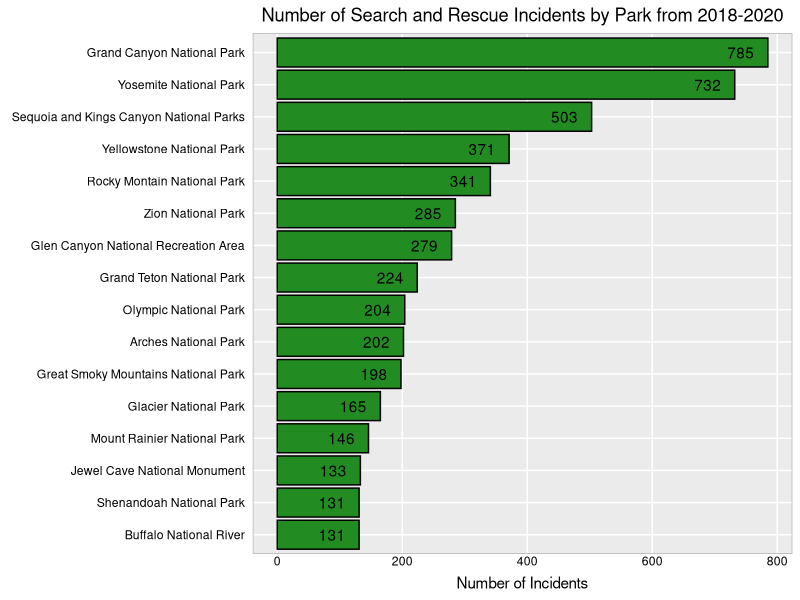

The R source for this figure:
## ---- chunk 1
library(tidyverse)
library(ggplot2)

hw <- theme_gray()+ theme(
  plot.title=element_text(hjust=0.5),
  plot.subtitle=element_text(hjust=0.5),
  plot.caption=element_text(hjust=-.5),
  
  strip.text.y = element_blank(),
  strip.background=element_rect(fill=rgb(.9,.95,1),
                                colour=gray(.5), linewidth =.2),
  
  panel.border=element_rect(fill=FALSE,colour=gray(.70)),
  panel.grid.minor.y = element_blank(),
  panel.grid.minor.x = element_blank(),
  panel.spacing.x = unit(0.10,"cm"),
  panel.spacing.y = unit(0.05,"cm"),
  
  # axis.ticks.y= element_blank()
  axis.ticks=element_blank(),
  axis.text=element_text(colour="black"),
  axis.text.y=element_text(margin=margin(0,3,0,3)),
  axis.text.x=element_text(margin=margin(-1,0,3,0))
)

nps_sar = read.csv('NPmostSARincidents.csv')

ggplot(nps_sar, aes(x = reorder(NationalPark, NumberSARIncidents), y = NumberSARIncidents)) +
  geom_bar(stat = 'identity', fill = 'forestgreen', color = 'black') +
  geom_text(aes(label = NumberSARIncidents), vjust = 0.5, hjust = 1.5) +
  coord_flip() +
  labs(
    title = "Number of Search and Rescue Incidents by Park from 2018-2020",
    x = NULL,
    y = "Number of Incidents") + hw
